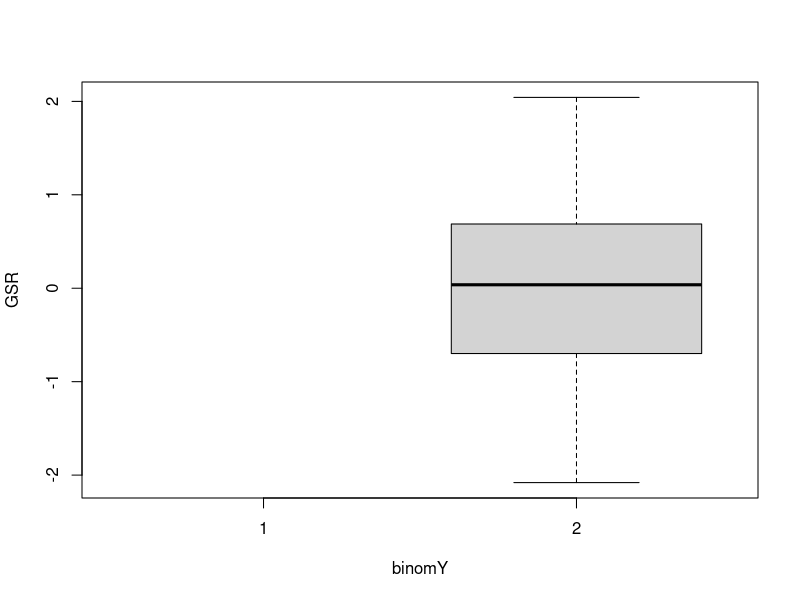

Write the R code that produced this figure.
## ---- chunk 1
exp(1)
exp(0)
exp(2)
exp(-1)
## ---- chunk 2
# First, define this custom logistic function by running these three lines of code:

logistic <- function(logistX)
{
  exp(logistX)/(exp(logistX)+1)
}


logistic(3)
# 0.9525741

logistic(6)
## ---- chunk 3
set.seed(123)
logistX <- rnorm(n=100,mean=0,sd=1)
logistY <- exp(logistX)/exp(logistX)+1
binomY <- round(logistY)

logistX <- logistX/1.41 +rnorm(n=100,mean=0,sd=1)/1.41
binomY <- factor(round(logistY),labels(c('Truth','Lie')))
logistDF <- data.frame(logistX,logistY,binomY)

boxplot(formula=logistX ~ binomY, data=logistDF,ylab="GSR",main=NULL)
## ---- chunk 4
set.seed(1234)
logistX <- rnorm(n=1000,mean=0,sd=1)
binomY <- round(exp(logistX)/(exp(logistX)+1))
logistX <- logistX/1.41 + rnorm(n=1000,mean=0,sd=1)/1.41
glmOut <- glm(binomY ~ logistX, family=binomial())
summary(glmOut)
anova(glmOut, test="Chisq")
## ---- chunk 5
set.seed(1234)
logistX <- rnorm(n=1000,mean=0,sd=1)
binomY <- round(exp(logistX)/(exp(logistX)+1))
logistX <- logistX/1.41 + rnorm(n=1000,mean=0,sd=1)/1.41
glmOut <- glm(binomY ~ logistX, family=binomial())
summary(glmOut)
anova(glmOut, test="Chisq")
exp(coef(glmOut))
## ---- chunk 6

x =  1.278e-02
x

y = 2.584e-02
y
## ---- chunk 7
install.packages("car") # Regression helper package: Chile data
install.packages("MCMCpack")    # Download MCMCpack package

library(car)
data(Chile)
ChileY <- Chile[Chile$vote == "Y",] # Grab the Yes votes
ChileN <- Chile[Chile$vote == "N",] # Grab the No votes
ChileYN <- rbind(ChileY,ChileN) # Make a new dataset with those
ChileYN <- ChileYN[complete.cases(ChileYN),] # Get rid of missing
ChileYN$vote <- factor(ChileYN$vote,levels=c("N","Y")) # Fix the factor
ChileYN$age10 <- ChileYN$age/10

library(MCMCpack) # Load the package
ChileYN$vote <- as.numeric(ChileYN$vote) - 1 # Adjust the outcome
set.seed(271) # Control randomization
bayesLogitOut <- MCMClogit(formula = vote ~ age10 + income, data = ChileYN)
summary(bayesLogitOut) # Summarize the results

ageLogOdds <- as.matrix(bayesLogitOut[,"age10"])
ageOdds <- apply(ageLogOdds,1,exp) # Transform with exp()
mean(ageOdds) # The point estimate for age/10 in plain odds
quantile(ageOdds,c(0.025)) # Lower bound of HDI
quantile(ageOdds,c(0.975)) # Upper bound of HDI
## ---- chunk 8

ChileYN$age10 <- ChileYN$age/10
glmOut <- glm(binomY ~ logistX, family=binomial())
summary(glmOut)

chout <- glm(formula = vote ~ ChileYN$age10+income,family = binomial(),data=ChileYN)
summary(chout)
## ---- chunk 9
# EnsurePackage("MASS") # AIC

stepOut <- stepAIC(chout)
stepOut$anova
